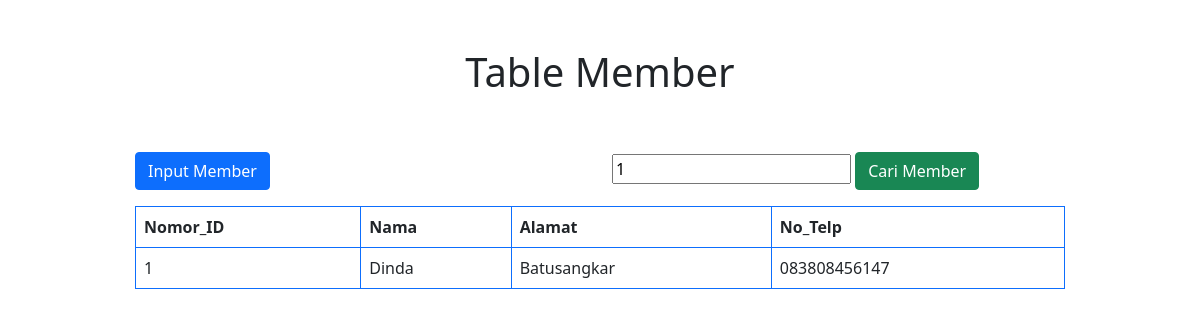
Screenshot of /index.php?cari=1 with the database file from the repository.
### tables this page shows
CREATE TABLE `member` (
  `id` int(11) NOT NULL,
  `nama` varchar(50) NOT NULL,
  `alamat` varchar(100) NOT NULL,
  `no_telp` varchar(12) NOT NULL
);

### index.php (the view, shortened to what this page needs)
<?php
	include './config/koneksi.php';
?>
<!DOCTYPE html>
<html>
<head>
	<link href="https://cdn.jsdelivr.net/npm/bootstrap@5.0.2/dist/css/bootstrap.min.css" rel="stylesheet">
</head>
<body>
	<div class="container">
		<div class="col-10 m-auto">
			<p class="h1 text-center p-5"> Table Member</p>
			<div class="row">
		  		<div class="col">
		    		<a href="create.php" class="btn btn-primary"> Input Member</a>
		  		</div>
			  	<div class="col">
				  	<form method="GET" action="index.php">
						<th>
							<input placeholder="Cari ID Member" type="text" name="cari"
								value="<?php if(isset($_GET['cari'])){
										echo $_GET['cari']; }?>">
						 </th>
						 <th> <button type="submit" class="btn btn-success">Cari Member </button>
						 </th>
					</form>
			  </div>
			</div>
			<table class="table table-hover table-bordered border-primary mt-3">
				<thead>
					<tr>
						<th scope="col"> Nomor_ID </th>
						<th scope="col"> Nama </th>
						<th scope="col"> Alamat </th>
						<th scope="col"> No_Telp </th>
					</tr>
				</thead>
				<?php
					if(isset($_GET['cari'])) {
						$pencarian = $_GET['cari'];
						$query = "SELECT * FROM member WHERE
								id LIKE '%".$pencarian."%' ";
					} else {
						$query="SELECT * FROM member";
					}
					$result = mysqli_query($koneksi,$query);
					while ($data = mysqli_fetch_assoc($result)){
				?>
					<tr>
						<td scope="row"> <?= $data['id'] ?> </td>
						<td scope="row"> <?= $data['nama'] ?> </td>
						<td scope="row"> <?= $data['alamat'] ?> </td>
						<td scope="row"> <?= $data['no_telp'] ?> </td>
					</tr>
				<?php
					}
				?>
			</table>
		</div>
	</div>
</body>
</html>

### rows the page displays
member: id "1", nama "Dinda", alamat "Batusangkar", no_telp "083808456147"
